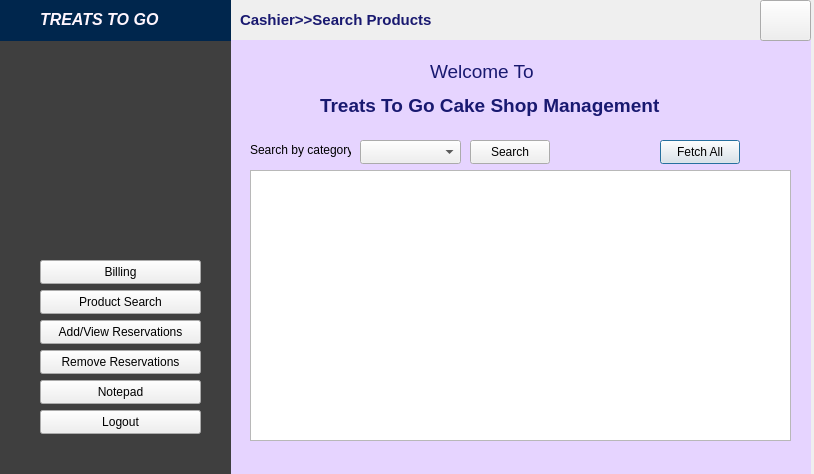
<?xml version="1.0" encoding="UTF-8"?>
<ui version="4.0">
 <class>viewproducts</class>
 <widget class="QDialog" name="viewproducts">
  <property name="geometry">
   <rect>
    <x>0</x>
    <y>0</y>
    <width>814</width>
    <height>474</height>
   </rect>
  </property>
  <property name="windowTitle">
   <string>Dialog</string>
  </property>
  <widget class="QTableView" name="tableView">
   <property name="geometry">
    <rect>
     <x>250</x>
     <y>170</y>
     <width>541</width>
     <height>271</height>
    </rect>
   </property>
  </widget>
  <widget class="QPushButton" name="pushButton_loadall">
   <property name="geometry">
    <rect>
     <x>660</x>
     <y>140</y>
     <width>80</width>
     <height>24</height>
    </rect>
   </property>
   <property name="text">
    <string>Fetch All</string>
   </property>
  </widget>
  <widget class="QPushButton" name="pushButton_searchbycat">
   <property name="geometry">
    <rect>
     <x>470</x>
     <y>140</y>
     <width>80</width>
     <height>24</height>
    </rect>
   </property>
   <property name="text">
    <string>Search</string>
   </property>
  </widget>
  <widget class="QComboBox" name="comboBox_2">
   <property name="geometry">
    <rect>
     <x>360</x>
     <y>140</y>
     <width>101</width>
     <height>24</height>
    </rect>
   </property>
  </widget>
  <widget class="QLabel" name="label">
   <property name="geometry">
    <rect>
     <x>250</x>
     <y>140</y>
     <width>101</width>
     <height>20</height>
    </rect>
   </property>
   <property name="text">
    <string>Search by category</string>
   </property>
  </widget>
  <widget class="QLabel" name="label_14">
   <property name="geometry">
    <rect>
     <x>0</x>
     <y>50</y>
     <width>231</width>
     <height>191</height>
    </rect>
   </property>
   <property name="styleSheet">
    <string notr="true">image: url(:/img/images/logo.png);</string>
   </property>
   <property name="text">
    <string/>
   </property>
  </widget>
  <widget class="QPushButton" name="pushButton">
   <property name="geometry">
    <rect>
     <x>40</x>
     <y>260</y>
     <width>161</width>
     <height>24</height>
    </rect>
   </property>
   <property name="text">
    <string>Billing</string>
   </property>
  </widget>
  <widget class="QLabel" name="label_3">
   <property name="geometry">
    <rect>
     <x>0</x>
     <y>0</y>
     <width>231</width>
     <height>41</height>
    </rect>
   </property>
   <property name="styleSheet">
    <string notr="true">background-color: rgb(0, 38, 77);</string>
   </property>
   <property name="text">
    <string/>
   </property>
  </widget>
  <widget class="QPushButton" name="pushButton_4">
   <property name="geometry">
    <rect>
     <x>40</x>
     <y>320</y>
     <width>161</width>
     <height>24</height>
    </rect>
   </property>
   <property name="text">
    <string>Add/View Reservations</string>
   </property>
  </widget>
  <widget class="QPushButton" name="pushButton_8">
   <property name="geometry">
    <rect>
     <x>40</x>
     <y>410</y>
     <width>161</width>
     <height>24</height>
    </rect>
   </property>
   <property name="text">
    <string>Logout</string>
   </property>
  </widget>
  <widget class="QLabel" name="label_2">
   <property name="geometry">
    <rect>
     <x>0</x>
     <y>30</y>
     <width>231</width>
     <height>451</height>
    </rect>
   </property>
   <property name="styleSheet">
    <string notr="true">background-color: rgb(63, 63, 63);</string>
   </property>
   <property name="text">
    <string/>
   </property>
  </widget>
  <widget class="QPushButton" name="pushButton_3">
   <property name="geometry">
    <rect>
     <x>40</x>
     <y>290</y>
     <width>161</width>
     <height>24</height>
    </rect>
   </property>
   <property name="text">
    <string>Product Search</string>
   </property>
  </widget>
  <widget class="QPushButton" name="pushButton_7">
   <property name="geometry">
    <rect>
     <x>40</x>
     <y>380</y>
     <width>161</width>
     <height>24</height>
    </rect>
   </property>
   <property name="text">
    <string>Notepad</string>
   </property>
  </widget>
  <widget class="QPushButton" name="pushButton_5">
   <property name="geometry">
    <rect>
     <x>40</x>
     <y>350</y>
     <width>161</width>
     <height>24</height>
    </rect>
   </property>
   <property name="text">
    <string>Remove Reservations</string>
   </property>
  </widget>
  <widget class="QLabel" name="label_13">
   <property name="geometry">
    <rect>
     <x>40</x>
     <y>10</y>
     <width>121</width>
     <height>20</height>
    </rect>
   </property>
   <property name="text">
    <string>&lt;html&gt;&lt;head/&gt;&lt;body&gt;&lt;p&gt;&lt;span style=&quot; font-size:12pt; font-weight:700; font-style:italic; color:#fff6fe;&quot;&gt;TREATS TO GO&lt;/span&gt;&lt;/p&gt;&lt;/body&gt;&lt;/html&gt;</string>
   </property>
  </widget>
  <widget class="QLabel" name="label_5">
   <property name="geometry">
    <rect>
     <x>430</x>
     <y>60</y>
     <width>141</width>
     <height>21</height>
    </rect>
   </property>
   <property name="font">
    <font>
     <pointsize>14</pointsize>
    </font>
   </property>
   <property name="text">
    <string>&lt;html&gt;&lt;head/&gt;&lt;body&gt;&lt;p&gt;&lt;span style=&quot; color:#191970;&quot;&gt;Welcome To&lt;/span&gt;&lt;/p&gt;&lt;/body&gt;&lt;/html&gt;</string>
   </property>
  </widget>
  <widget class="QLabel" name="label_6">
   <property name="geometry">
    <rect>
     <x>320</x>
     <y>90</y>
     <width>371</width>
     <height>31</height>
    </rect>
   </property>
   <property name="font">
    <font>
     <pointsize>14</pointsize>
     <bold>true</bold>
    </font>
   </property>
   <property name="text">
    <string>&lt;html&gt;&lt;head/&gt;&lt;body&gt;&lt;p&gt;&lt;span style=&quot; color:#191970;&quot;&gt;Treats To Go Cake Shop Management&lt;/span&gt;&lt;/p&gt;&lt;/body&gt;&lt;/html&gt;</string>
   </property>
  </widget>
  <widget class="QLabel" name="label_4">
   <property name="geometry">
    <rect>
     <x>230</x>
     <y>0</y>
     <width>511</width>
     <height>41</height>
    </rect>
   </property>
   <property name="styleSheet">
    <string notr="true">border-color: rgb(25, 25, 112);</string>
   </property>
   <property name="text">
    <string/>
   </property>
  </widget>
  <widget class="QLabel" name="label_7">
   <property name="geometry">
    <rect>
     <x>160</x>
     <y>40</y>
     <width>651</width>
     <height>441</height>
    </rect>
   </property>
   <property name="styleSheet">
    <string notr="true">background-color: rgb(230, 212, 255);</string>
   </property>
   <property name="text">
    <string/>
   </property>
  </widget>
  <widget class="QLabel" name="label_18">
   <property name="geometry">
    <rect>
     <x>240</x>
     <y>0</y>
     <width>201</width>
     <height>41</height>
    </rect>
   </property>
   <property name="text">
    <string>&lt;html&gt;&lt;head/&gt;&lt;body&gt;&lt;p&gt;&lt;span style=&quot; font-size:11pt; font-weight:700; color:#191970;&quot;&gt;Cashier&amp;gt;&amp;gt;Search Products&lt;/span&gt;&lt;/p&gt;&lt;/body&gt;&lt;/html&gt;</string>
   </property>
  </widget>
  <widget class="QPushButton" name="pushButton_10">
   <property name="geometry">
    <rect>
     <x>760</x>
     <y>0</y>
     <width>51</width>
     <height>41</height>
    </rect>
   </property>
   <property name="styleSheet">
    <string notr="true">image: url(:/img/images/icons8-home-page-30(1).png);</string>
   </property>
   <property name="text">
    <string/>
   </property>
  </widget>
  <zorder>label_7</zorder>
  <zorder>label_2</zorder>
  <zorder>tableView</zorder>
  <zorder>pushButton_loadall</zorder>
  <zorder>pushButton_searchbycat</zorder>
  <zorder>comboBox_2</zorder>
  <zorder>label</zorder>
  <zorder>label_14</zorder>
  <zorder>pushButton</zorder>
  <zorder>label_3</zorder>
  <zorder>pushButton_4</zorder>
  <zorder>pushButton_8</zorder>
  <zorder>pushButton_3</zorder>
  <zorder>pushButton_7</zorder>
  <zorder>pushButton_5</zorder>
  <zorder>label_13</zorder>
  <zorder>label_5</zorder>
  <zorder>label_6</zorder>
  <zorder>label_4</zorder>
  <zorder>label_18</zorder>
  <zorder>pushButton_10</zorder>
 </widget>
 <resources/>
 <connections/>
</ui>
